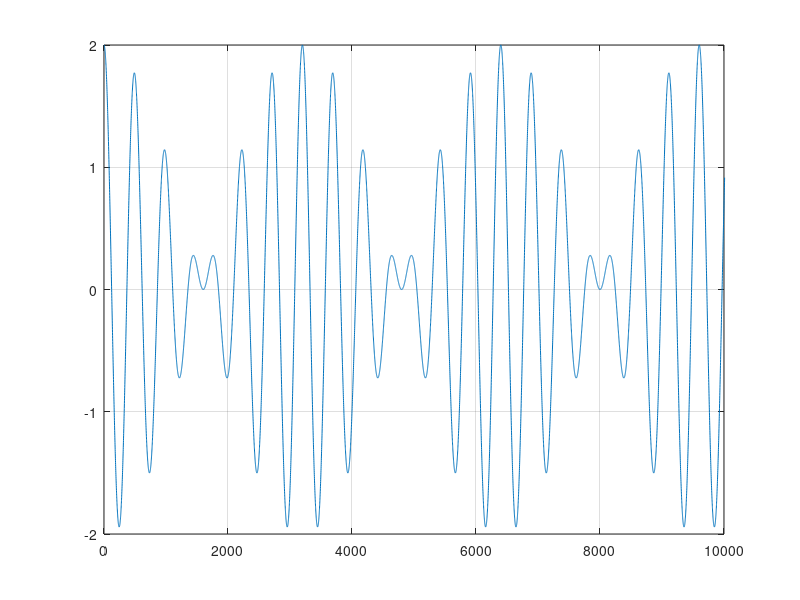
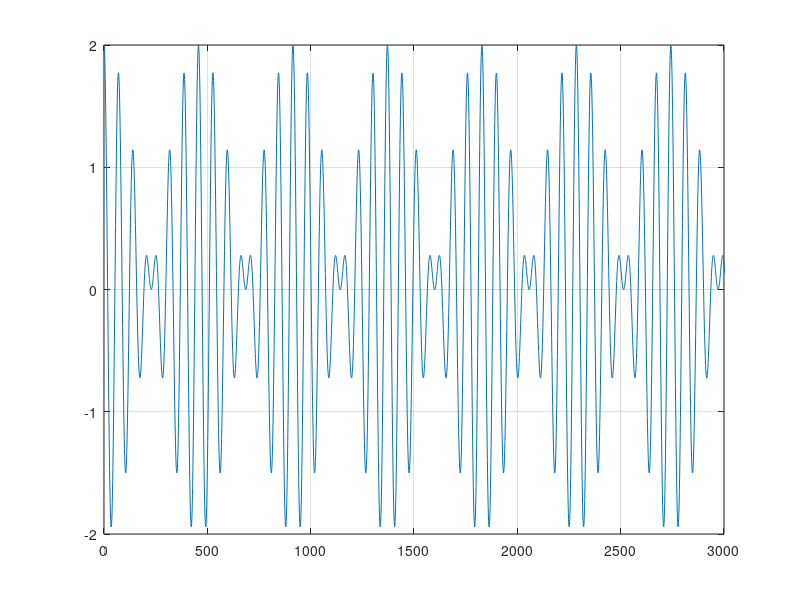

MATLAB code to generate these figures, in order: (Note: this script raises an error after producing the figures.)
samplerate = 16e3;
t = (0:1/samplerate:2)';

% Frequências fixes
f1 = 30;
f2 = 35;

x = cos(2*pi*f1*t) + cos(2*pi*f2*t);
% Q1.2 - Parte 1
% vetor de índices (amostras)
n = 0:length(x)-1;
figure;
plot(n, x); grid on;
xlim([0 10000]);

% Q1.2 - Parte 2
y = downsample(x,7);
n = 0:length(y)-1;
figure;
plot(n, y); grid on;
xlim([0 3000]);    % ajusta a teu gosto

% Encontrar picos
[py, locs] = findpeaks(y, 'MinPeakHeight', max(y)*1);

% Calcular diferenças entre picos consecutivos
difs = diff(locs);

fprintf("\n--- ANÁLISE DO SINAL DIZIMADO y[k] ---\n");
fprintf("Primeiros 8 períodos observados: ");
disp(difs(1:8)');